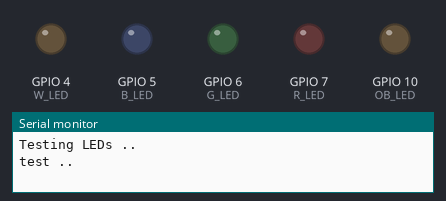
This sketch was run on a simulated ESP32-S3. Parts: output pins drawn as LEDs (lit = HIGH), the last lines printed to the serial monitor. WiFi joins after 1.5 s; servers stay silent unless stated.

Above: at 0.1 s.
At 19.1 s:
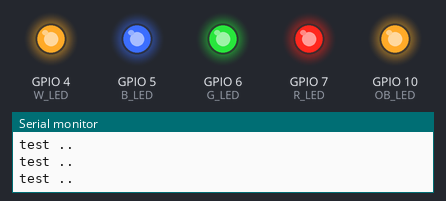
Timing chart, 0 to 20.6 s (numbered marks = the images above):
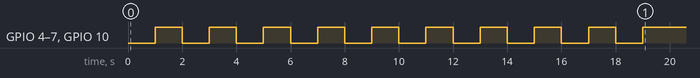

The sketch:

basic-2.ino
```cpp
#define OB_LED 10 // on module led
#define WS_LED 9 // WS2812

#define addc 0

#define W_LED 4 // white
#define B_LED 5 // blue
#define G_LED 6 // green
#define R_LED 7 //red

#include <WiFi.h>
#include <WiFiClient.h>
#include <WebServer.h>
#include <ESPmDNS.h>


#include <uri/UriBraces.h>
#include <uri/UriRegex.h>

#ifndef STASSID
#define STASSID "111" // local wifi spot name
#define STAPSK  "electrodragon"
#endif

const char *ssid = STASSID;
const char *password = STAPSK;

WebServer server(80);

// the setup function runs once when you press reset or power the board
void setup() {
  // initialize digital pin LED_BUILTIN as an output.
  pinMode(OB_LED, OUTPUT);
  pinMode(W_LED, OUTPUT);
  pinMode(B_LED, OUTPUT);
  pinMode(G_LED, OUTPUT);
  pinMode(R_LED, OUTPUT);

  Serial.begin(115200);

  digitalWrite(OB_LED, HIGH);
  test_repeat();

  WiFi.mode(WIFI_STA);
  WiFi.begin(ssid, password);
  Serial.println("");

  // Wait for connection
  while (WiFi.status() != WL_CONNECTED) {
    delay(500);
    Serial.print(".");
  }
  Serial.println("");
  Serial.print("Connected to ");
  Serial.println(ssid);
  Serial.print("IP address: ");
  Serial.println(WiFi.localIP());

  if (MDNS.begin("esp8266")) {
    Serial.println("MDNS responder started");
  }

  server.on(F("/"), []() {
    server.send(200, "text/plain", "NWI1126 LED Board!");
  });

  server.on(UriRegex("^\\/io\\/([0-9]+)\\/val\\/([0-9]+)$"), []() {
    String esp_io = server.pathArg(0);
    String esp_val = server.pathArg(1);

    Serial.println(esp_io[0]);
    Serial.println(esp_val[0]);

    Serial.println(esp_io.toInt());
    Serial.println(esp_val.toInt());

    int ctrl_io = esp_io.toInt();
    int ctrl_val = esp_val.toInt();

    // example http://192.168.8.103/io/16/val/1
    //         http://192.168.8.103/io/2/val/0
    // send feedback
    server.send(200, "text/plain", "io: '" + esp_io + "' and val: '" + esp_val + "'");
    digitalWrite(ctrl_io, ctrl_val);
  });

  server.begin();
  Serial.println("HTTP server started");
}


// the loop function runs over and over again forever
void loop() {
  server.handleClient();
}


void test_repeat() {
  Serial.println("Testing LEDs .. ");
  test_LED ();
  test_LED ();
  test_LED ();
  test_LED ();
  test_LED ();
  test_LED ();
  test_LED ();
  test_LED ();
  test_LED ();
  test_LED ();
}


void test_LED () {
  Serial.println("test ..");
  digitalWrite(OB_LED, LOW);
  digitalWrite (B_LED, LOW);
  digitalWrite (G_LED, LOW);
  digitalWrite (W_LED, LOW);
  digitalWrite (R_LED, LOW);
  delay(1000);

  digitalWrite(OB_LED, HIGH);
  digitalWrite (B_LED, HIGH);
  digitalWrite (G_LED, HIGH);
  digitalWrite (W_LED, HIGH);
  digitalWrite (R_LED, HIGH);
  delay(1000);

}
```
